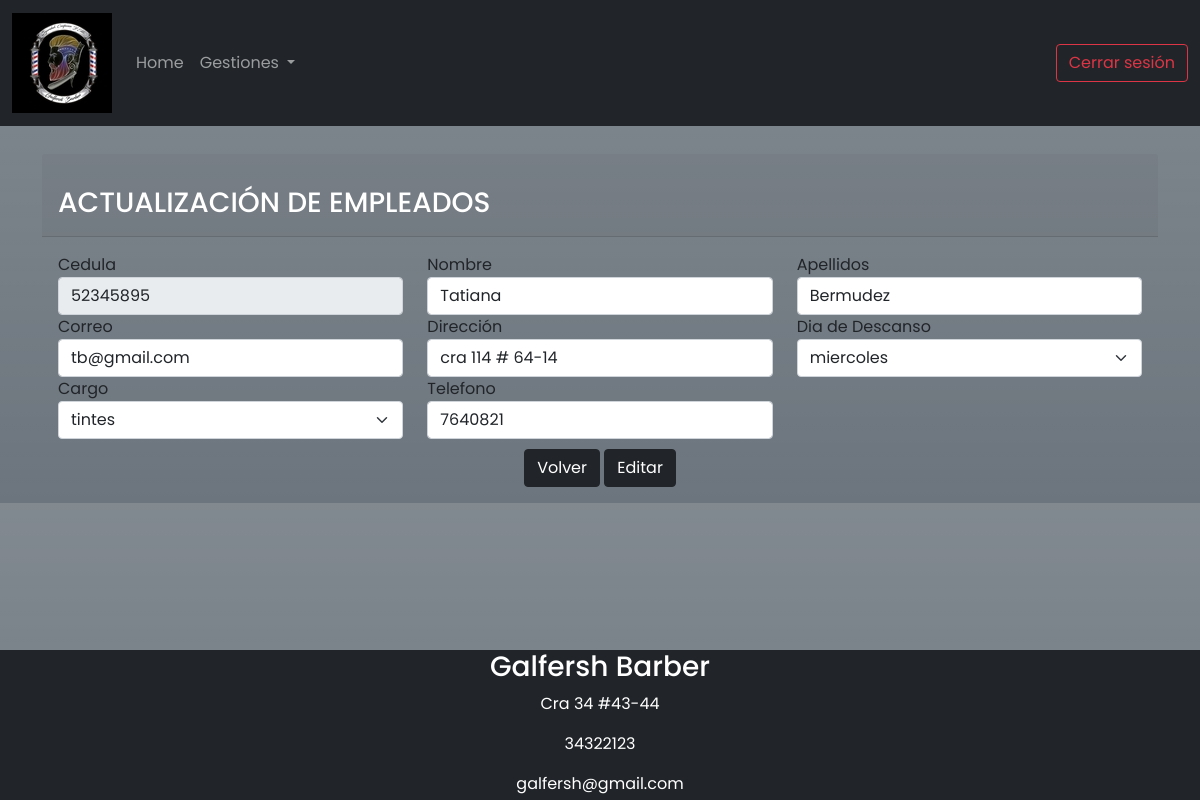
The app's page /Empleado/editarE.php?idEmpleado=52345895 (signed in) with its own data.
### tables this page shows
CREATE TABLE `empleado` (
  `cedula` int(11) NOT NULL,
  `nombre` varchar(45) NOT NULL,
  `Apellidos` varchar(45) NOT NULL,
  `Correo` varchar(45) NOT NULL,
  `Dirección` varchar(45) NOT NULL,
  `dias_iddias` int(11) NOT NULL,
  `cargo_idcargo` int(11) NOT NULL
);

CREATE TABLE `dias` (
  `iddias` int(11) NOT NULL,
  `dia` varchar(20) NOT NULL
);

CREATE TABLE `cargo` (
  `idcargo` int(11) NOT NULL,
  `descripcion` varchar(45) NOT NULL
);

CREATE TABLE `telefonos_e` (
  `Empleado_cedula` int(11) NOT NULL,
  `numero` int(11) NOT NULL
);

### Empleado/editarE.php (the view, shortened to what this page needs)
<?php
include("../Class/class_Empleado.php");
$emp = new Empleado();
$reg = $emp->empleadoId($_GET['idEmpleado']);
if ($_SESSION['usuario'] && $_SESSION['rol'] == 1) {
?>
    <!doctype html>
    <html lang="es">
    <head>
        <link rel="stylesheet" language="javascript" href="../bootstrap/css/bootstrap.min.css">
        <link rel="stylesheet" href="../sw/dist/sweetalert2.min.css">
        <link rel="stylesheet" href="../CSS/Style.css">
        <link rel="stylesheet" href="https://cdnjs.cloudflare.com/ajax/libs/animate.css/4.1.1/animate.min.css" />
    </head>
    <body class="bg-secondary bg-gradient">
        <nav class="navbar navbar-dark bg-dark navbar-expand-lg fixed-top">
            <div class="container-fluid">
                <a class="navbar-brand" href="./Home.php">
                    <img src="../Images/LogoPequeño.jpg" alt="" width="100" height="100">
                </a>
                <div class="collapse navbar-collapse" id="navbarSupportedContent">
                    <ul class="navbar-nav me-auto mb-2 mb-lg-0">
                        <li class="nav-item">
                            <a class="nav-link" aria-current="page" href="../Home.php">Home</a>
                        </li>
                        <?php
                        if ($_SESSION['usuario'] && $_SESSION['rol'] == 1) {
                        ?>
                            <li class="nav-item dropdown">
                                <a class="nav-link dropdown-toggle" href="#" id="navbarDropdownMenuLink" role="button" data-bs-toggle="dropdown" aria-expanded="false">
                                    Gestiones
                                </a>
                            </li>
                        <?php
                        }
                        ?>
                    </ul>
                    <a type="button" class="btn btn-outline-danger" href="../logout.php">Cerrar sesión</a>
                </div>
            </div>
        </nav>
        <div class="posicion">
            <div class="container">
                <div class="card-header ">
                    <br>
                    <h3 class="text-white">ACTUALIZACIÓN DE EMPLEADOS</h3>
                </div>
                <div class=" card-body">
                    <div class="row">
                        <div class="col-md-4">
                            <form name="form" action="editarE.php" method="POST">
                                <label for="idEmpleado">Cedula</label>
                                <input class="form-control" type="text" name="id" value="<?php echo $_GET['idEmpleado'] ?>" readonly>
                        </div>
                        <div class="col-md-4">
                            <label for="nom_e">Nombre</label>
                            <input type="text" id="nom_c" name="nombre" class="form-control" value="<?php echo $reg[0]['nombre'] ?>" Required>
                        </div>
                        <div class="col-md-4">
                            <label for="apel_e">Apellidos</label>
                            <input type="text" id="apel_c" name="apell" class="form-control" value="<?php echo $reg[0]['Apellidos'] ?>" Required>
                        </div>
                        <div class="col-md-4">
                            <label for="email_e">Correo</label>
                            <input type="text" id="email_c" name="email" class="form-control" value="<?php echo $reg[0]['Correo'] ?>" Required>
                        </div>
                        <div class="col-md-4">
                            <label for="dir_e">Dirección</label>
                            <input type="text" id="dir_e" name="dir" class="form-control" value="<?php echo $reg[0]['Dirección'] ?>" Required>
                        </div>
                        <div class="col-md-4">
                            <label for="dias">Dia de Descanso</label>
                            <div class="form-group">
                                <select class="form-select" name="dia" Required>
                                    <option value="<?php echo $reg[0]['iddias'] ?>"><?php echo $reg[0]['dia'] ?></option>
                                </select>
                            </div>
                        </div>
                        <div class="col-md-4">
                            <label for="cargo">Cargo</label>
                            <div class="form-group">
                                <select class="form-select" name="cargo" Required>
                                    <option value="<?php echo $reg[0]['idcargo'] ?>"><?php echo $reg[0]['descripcion'] ?></option>
                                </select>
                            </div>
                        </div>
                        <div class="col-md-4">
                            <label for="dir_e">Telefono</label>
                            <input type="text" id="dir_e" name="dir_e" class="form-control" value="<?php echo $reg[0]['numero'] ?>" Required>
                        </div>
                        <br><br><br>
                        <div class="col-md-12 centrar">
                            <input type="button" value="Volver" class="btn btn-dark" title="Volver" onclick="window.location='gestionE.php'">
                            <input type="submit" value="Editar" class="btn btn-dark" title="Editar">
                        </div>
                    </div>
                </div>
            </div>
        </div>
        <footer class="bg bg-dark text-white " style=" position: absolute;bottom: 0;width: 100%;height: 150px;">
            <div class="centrar">
                <address>
                    <h3>Galfersh Barber</h3>
                    <p> <span class="oi oi-home footer-address-icon"></span>Cra 34 #43-44</p>
                    <p><span class="oi oi-phone footer-address-icon"></span>34322123</p>
                    <p><span class="oi oi-inbox footer-address-icon"></span>galfersh@gmail.com</p>
                </address>
            </div>
        </footer>
    </body>
    </html>
<?php
} else if (isset($_SESSION['usuario']) && $_SESSION['rol'] == 3 || $_SESSION['rol'] == 2) {
    echo "
    <script type = 'text/javascript'>
    Swal.fire({
        title: 'Error!',
        text: 'Usuario no autorizado',
        icon: 'error',
        showClass: {
            popup: 'animate__animated animate__fadeInDown'
          },
          hideClass: {
            popup: 'animate__animated animate__fadeOutUp'
          }
    }).then((result)=>{
            if(result.value){
                window.location ='../Home.php';
            }
        });
    </script>
";
} else if ($_SESSION['usuario'] == null) {
    echo "
    <script type = 'text/javascript'>
    Swal.fire({
        title: 'Error!',
        text: 'Inicie Sesión como admin',
        icon: 'error',
        showClass: {
            popup: 'animate__animated animate__fadeInDown'
          },
          hideClass: {
            popup: 'animate__animated animate__fadeOutUp'
          }
    }).then((result)=>{
            if(result.value){
                window.location ='../Home.php';
            }
        });
    </script>
";
}
?>

### CSS/Style.css (style rules this page uses)
.centrar { justify-content: center; text-align: center; }
nav { position: fixed; }
* { font-family: 'Josefin Sans', sans-serif; font-family: 'Outfit', sans-serif; font-family: 'Poppins', sans-serif; }
.posicion { margin-top: 130px; margin-bottom: 0px; }
body { background-color: #A8A8A8; font-family: 'Roboto', sans-serif; }

### records on screen
empleado: nombre "Tatiana", apell "Bermudez", email "tb@gmail.com", dir "cra 114 # 64-14", dia "miercoles", cargo "tintes", dir_e "7640821"
